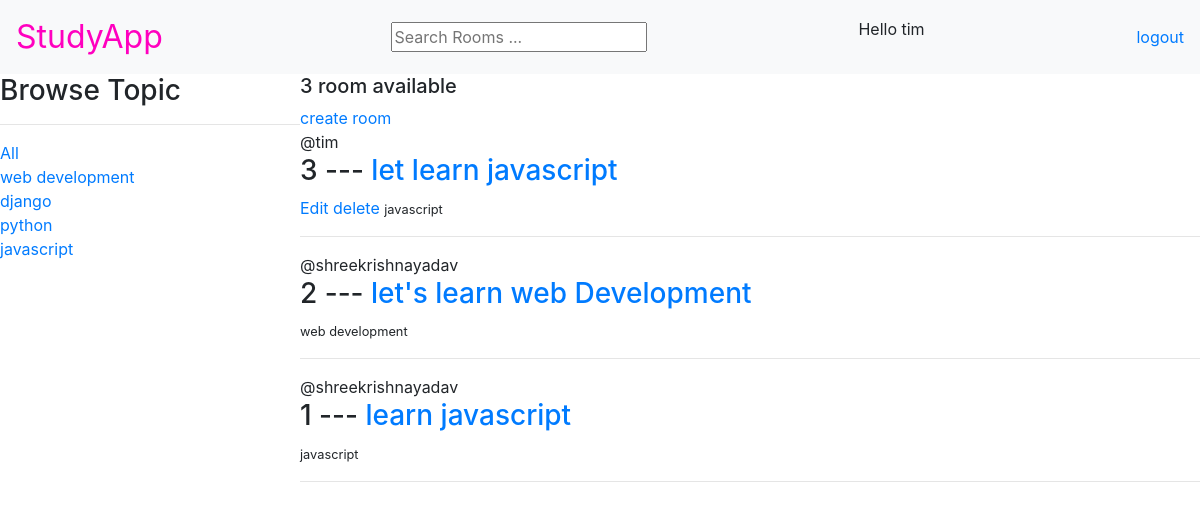
Screenshot of / (signed in) with the database file from the repository.
### base/models.py (models this page shows, shortened)
class Topic(models.Model):
    name = models.CharField(max_length=200)

class Room(models.Model):
    host = models.ForeignKey(User, on_delete=models.SET_NULL, null=True)
    topic = models.ForeignKey(Topic, on_delete=models.SET_NULL, null=True)
    name = models.CharField(max_length=200)
    description = models.TextField(null=True, blank=True)
    participants = models.ManyToManyField(User, related_name='participants', blank=True)
    updated = models.DateTimeField(auto_now=True)
    created = models.DateTimeField(auto_now_add=True)
    class Meta:
        ordering = ['-created', '-updated']

### base/views.py (the view)
# urls.py: path('', view=views.home, name="home"),
def home(request):
    q = request.GET.get('q') if request.GET.get('q') != None else ''
    rooms = Room.objects.filter(
        Q(topic__name__icontains=q) |
        Q(name__icontains=q) |
        Q(description__icontains=q)
    )
    room_count = rooms.count()
    topics = Topic.objects.all()
    context = {'rooms':rooms, 'topics': topics, 'room_count':room_count}
    return render(request, "base/home.html", context)

### base/templates/base/home.html
{% extends "base/main.html" %}
{% block content %}
    <div class= "home-container">
        <div>
            <h3> Browse Topic </h3>
            <hr>
            <div>
                <a href="{% url "home" %}">All</a>
            </div>
            {% for topic in topics %}
            <div>
                <a href="{% url "home" %}?q={{topic.name}}">{{topic.name}}</a>
            </div>
            {% endfor %}
        </div>
        <div>
            <h5> {{room_count}} room available </h5>
            <a href="{% url "create-room" %}">create room </a>
                <div>
                    {% for room in rooms %}
                        <div>
                            <span>@{{room.host.username}}</span>
                            <h3> {{room.id}} --- <a href="/room/{{room.id}}">{{room.name}}</a></h3>
                            {% if request.user == room.host %}
                            <a href= "{% url 'update-room' room.id %}"> Edit </a>
                            <a href= "{% url 'delete-room' room.id %}"> delete </a>
                            {% endif %}
                            <small> {{room.topic.name}}</small>
                            <hr>
                        </div>
                    {% endfor %}
                </div>
        </div>
    </div>
{% endblock content %}

### base/templates/base/navbar.html
<nav class="navbar navbar-dark bg-light">
    <a class="navbar-brand custom-navbar-brand" href="/">
      StudyApp
    </a>
    <form method="GET" action = "{% url "home" %}">
      <input type = "text" name = "q" placeholder = "Search Rooms ..." />
    </form>
    {% if request.user.is_authenticated %}
    <p> Hello {{request.user}}</p>
    <a href = "{% url "logout" %}"> logout </a>
    {% else %}
      <a href = "{% url "login" %}"> login </a>
    {% endif %}
  </nav>

### static/css/style.css (style rules this page uses)
.custom-navbar-brand { font-size: 2rem; color: rgb(255, 0, 191) !important; }
.home-container { display: grid; grid-template-columns: 1fr 3fr; }

### rows the page displays
Topic: name "web development"
Topic: name "django"
Topic: name "python"
Topic: name "javascript"
Room: host.username "tim", id "3", name "let learn javascript", shows "Edit", topic.name "javascript"
Room: host.username "shreekrishnayadav", id "2", name "let's learn web Development", topic.name "web development"
Room: host.username "shreekrishnayadav", id "1", name "learn javascript", topic.name "javascript"

### other values shown
{{ request.user }} "tim"
{{ room_count }} "3"
